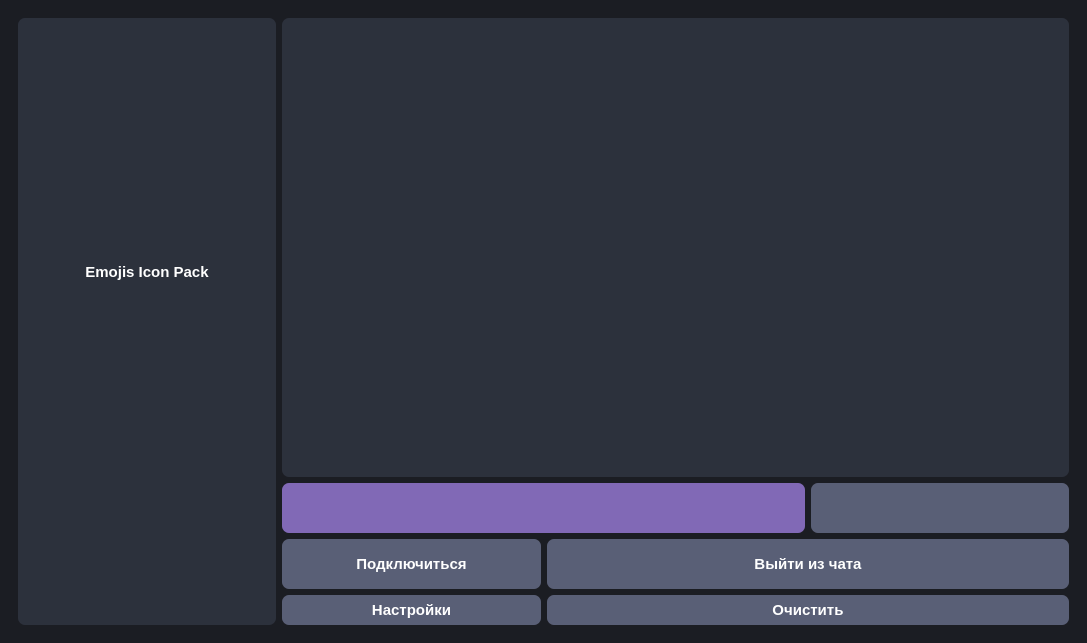
<?xml version="1.0" encoding="UTF-8"?>
<ui version="4.0">
 <class>MainWindow</class>
 <widget class="QMainWindow" name="MainWindow">
  <property name="geometry">
   <rect>
    <x>0</x>
    <y>0</y>
    <width>1087</width>
    <height>643</height>
   </rect>
  </property>
  <property name="windowTitle">
   <string>MainWindow</string>
  </property>
  <property name="styleSheet">
   <string notr="true">background-color: rgb(27, 29, 35);</string>
  </property>
  <widget class="QWidget" name="centralwidget">
   <layout class="QGridLayout" name="gridLayout_3">
    <item row="0" column="0">
     <widget class="QFrame" name="frame">
      <property name="styleSheet">
       <string notr="true">QFrame{
	border-radius: 7px;
	background-color: #1B1D23;
}</string>
      </property>
      <property name="frameShape">
       <enum>QFrame::StyledPanel</enum>
      </property>
      <property name="frameShadow">
       <enum>QFrame::Raised</enum>
      </property>
      <layout class="QGridLayout" name="gridLayout_2">
       <item row="0" column="0" rowspan="4">
        <widget class="QFrame" name="frame_4">
         <property name="styleSheet">
          <string notr="true">QFrame{
	color: white;
	border-radius: 7px;
	background-color: #2C313C;
}</string>
         </property>
         <property name="frameShape">
          <enum>QFrame::StyledPanel</enum>
         </property>
         <property name="frameShadow">
          <enum>QFrame::Raised</enum>
         </property>
         <layout class="QGridLayout" name="gridLayout">
          <item row="0" column="0" colspan="3">
           <widget class="QLabel" name="label">
            <property name="font">
             <font>
              <pointsize>11</pointsize>
              <weight>75</weight>
              <bold>true</bold>
             </font>
            </property>
            <property name="text">
             <string>Emojis Icon Pack</string>
            </property>
            <property name="alignment">
             <set>Qt::AlignCenter</set>
            </property>
           </widget>
          </item>
          <item row="1" column="0">
           <widget class="QPushButton" name="pushButton_10">
            <property name="cursor">
             <cursorShape>PointingHandCursor</cursorShape>
            </property>
            <property name="styleSheet">
             <string notr="true">QPushButton{
	border: none;
	
	background-color: rgb(44, 49, 60);
}
</string>
            </property>
            <property name="text">
             <string/>
            </property>
            <property name="icon">
             <iconset>
              <normaloff>icons/smile1.png</normaloff>icons/smile1.png</iconset>
            </property>
            <property name="iconSize">
             <size>
              <width>64</width>
              <height>64</height>
             </size>
            </property>
           </widget>
          </item>
          <item row="1" column="1">
           <widget class="QPushButton" name="pushButton_11">
            <property name="cursor">
             <cursorShape>PointingHandCursor</cursorShape>
            </property>
            <property name="styleSheet">
             <string notr="true">QPushButton{
	border: none;
	
	background-color: rgb(44, 49, 60);
}
</string>
            </property>
            <property name="text">
             <string/>
            </property>
            <property name="icon">
             <iconset>
              <normaloff>icons/smile2.png</normaloff>icons/smile2.png</iconset>
            </property>
            <property name="iconSize">
             <size>
              <width>64</width>
              <height>64</height>
             </size>
            </property>
           </widget>
          </item>
          <item row="1" column="2">
           <widget class="QPushButton" name="pushButton_12">
            <property name="cursor">
             <cursorShape>PointingHandCursor</cursorShape>
            </property>
            <property name="styleSheet">
             <string notr="true">QPushButton{
	border: none;
	
	background-color: rgb(44, 49, 60);
}
</string>
            </property>
            <property name="text">
             <string/>
            </property>
            <property name="icon">
             <iconset>
              <normaloff>icons/smile3.png</normaloff>icons/smile3.png</iconset>
            </property>
            <property name="iconSize">
             <size>
              <width>64</width>
              <height>64</height>
             </size>
            </property>
           </widget>
          </item>
          <item row="2" column="0">
           <widget class="QPushButton" name="pushButton_6">
            <property name="cursor">
             <cursorShape>PointingHandCursor</cursorShape>
            </property>
            <property name="styleSheet">
             <string notr="true">QPushButton{
	border: none;
	
	background-color: rgb(44, 49, 60);
}
</string>
            </property>
            <property name="text">
             <string/>
            </property>
            <property name="icon">
             <iconset>
              <normaloff>icons/smile4.png</normaloff>icons/smile4.png</iconset>
            </property>
            <property name="iconSize">
             <size>
              <width>64</width>
              <height>64</height>
             </size>
            </property>
           </widget>
          </item>
          <item row="2" column="1">
           <widget class="QPushButton" name="pushButton_8">
            <property name="cursor">
             <cursorShape>PointingHandCursor</cursorShape>
            </property>
            <property name="styleSheet">
             <string notr="true">QPushButton{
	border: none;
	
	background-color: rgb(44, 49, 60);
}
</string>
            </property>
            <property name="text">
             <string/>
            </property>
            <property name="icon">
             <iconset>
              <normaloff>icons/smile5.png</normaloff>icons/smile5.png</iconset>
            </property>
            <property name="iconSize">
             <size>
              <width>64</width>
              <height>64</height>
             </size>
            </property>
           </widget>
          </item>
          <item row="2" column="2">
           <widget class="QPushButton" name="pushButton_9">
            <property name="cursor">
             <cursorShape>PointingHandCursor</cursorShape>
            </property>
            <property name="styleSheet">
             <string notr="true">QPushButton{
	border: none;
	
	background-color: rgb(44, 49, 60);
}
</string>
            </property>
            <property name="text">
             <string/>
            </property>
            <property name="icon">
             <iconset>
              <normaloff>icons/smile6.png</normaloff>icons/smile6.png</iconset>
            </property>
            <property name="iconSize">
             <size>
              <width>64</width>
              <height>64</height>
             </size>
            </property>
           </widget>
          </item>
          <item row="3" column="0">
           <widget class="QPushButton" name="pushButton_13">
            <property name="cursor">
             <cursorShape>PointingHandCursor</cursorShape>
            </property>
            <property name="styleSheet">
             <string notr="true">QPushButton{
	border: none;
	
	background-color: rgb(44, 49, 60);
}
</string>
            </property>
            <property name="text">
             <string/>
            </property>
            <property name="icon">
             <iconset>
              <normaloff>icons/smile7.png</normaloff>icons/smile7.png</iconset>
            </property>
            <property name="iconSize">
             <size>
              <width>64</width>
              <height>64</height>
             </size>
            </property>
           </widget>
          </item>
          <item row="3" column="1">
           <widget class="QPushButton" name="pushButton_17">
            <property name="cursor">
             <cursorShape>PointingHandCursor</cursorShape>
            </property>
            <property name="styleSheet">
             <string notr="true">QPushButton{
	border: none;
	
	background-color: rgb(44, 49, 60);
}
</string>
            </property>
            <property name="text">
             <string/>
            </property>
            <property name="icon">
             <iconset>
              <normaloff>icons/smile8.png</normaloff>icons/smile8.png</iconset>
            </property>
            <property name="iconSize">
             <size>
              <width>64</width>
              <height>64</height>
             </size>
            </property>
           </widget>
          </item>
          <item row="3" column="2">
           <widget class="QPushButton" name="pushButton_16">
            <property name="cursor">
             <cursorShape>PointingHandCursor</cursorShape>
            </property>
            <property name="styleSheet">
             <string notr="true">QPushButton{
	border: none;
	
	background-color: rgb(44, 49, 60);
}
</string>
            </property>
            <property name="text">
             <string/>
            </property>
            <property name="icon">
             <iconset>
              <normaloff>icons/smile9.png</normaloff>icons/smile9.png</iconset>
            </property>
            <property name="iconSize">
             <size>
              <width>64</width>
              <height>64</height>
             </size>
            </property>
           </widget>
          </item>
          <item row="4" column="0">
           <widget class="QPushButton" name="pushButton_14">
            <property name="cursor">
             <cursorShape>PointingHandCursor</cursorShape>
            </property>
            <property name="styleSheet">
             <string notr="true">QPushButton{
	border: none;
	
	background-color: rgb(44, 49, 60);
}
</string>
            </property>
            <property name="text">
             <string/>
            </property>
            <property name="icon">
             <iconset>
              <normaloff>icons/smile10.png</normaloff>icons/smile10.png</iconset>
            </property>
            <property name="iconSize">
             <size>
              <width>64</width>
              <height>64</height>
             </size>
            </property>
           </widget>
          </item>
          <item row="4" column="1">
           <widget class="QPushButton" name="pushButton_15">
            <property name="cursor">
             <cursorShape>PointingHandCursor</cursorShape>
            </property>
            <property name="styleSheet">
             <string notr="true">QPushButton{
	border: none;
	
	background-color: rgb(44, 49, 60);
}
</string>
            </property>
            <property name="text">
             <string/>
            </property>
            <property name="icon">
             <iconset>
              <normaloff>icons/smile11.png</normaloff>icons/smile11.png</iconset>
            </property>
            <property name="iconSize">
             <size>
              <width>64</width>
              <height>64</height>
             </size>
            </property>
           </widget>
          </item>
          <item row="4" column="2">
           <widget class="QPushButton" name="pushButton_18">
            <property name="cursor">
             <cursorShape>PointingHandCursor</cursorShape>
            </property>
            <property name="styleSheet">
             <string notr="true">QPushButton{
	border: none;
	
	background-color: rgb(44, 49, 60);
}
</string>
            </property>
            <property name="text">
             <string/>
            </property>
            <property name="icon">
             <iconset>
              <normaloff>icons/smile12.png</normaloff>icons/smile12.png</iconset>
            </property>
            <property name="iconSize">
             <size>
              <width>64</width>
              <height>64</height>
             </size>
            </property>
           </widget>
          </item>
          <item row="5" column="0">
           <widget class="QPushButton" name="pushButton_21">
            <property name="cursor">
             <cursorShape>PointingHandCursor</cursorShape>
            </property>
            <property name="styleSheet">
             <string notr="true">QPushButton{
	border: none;
	
	background-color: rgb(44, 49, 60);
}
</string>
            </property>
            <property name="text">
             <string/>
            </property>
            <property name="icon">
             <iconset>
              <normaloff>icons/smile13.png</normaloff>icons/smile13.png</iconset>
            </property>
            <property name="iconSize">
             <size>
              <width>64</width>
              <height>64</height>
             </size>
            </property>
           </widget>
          </item>
          <item row="5" column="1">
           <widget class="QPushButton" name="pushButton_22">
            <property name="cursor">
             <cursorShape>PointingHandCursor</cursorShape>
            </property>
            <property name="styleSheet">
             <string notr="true">QPushButton{
	border: none;
	
	background-color: rgb(44, 49, 60);
}
</string>
            </property>
            <property name="text">
             <string/>
            </property>
            <property name="icon">
             <iconset>
              <normaloff>icons/smile14.png</normaloff>icons/smile14.png</iconset>
            </property>
            <property name="iconSize">
             <size>
              <width>64</width>
              <height>64</height>
             </size>
            </property>
           </widget>
          </item>
          <item row="5" column="2">
           <widget class="QPushButton" name="pushButton_24">
            <property name="cursor">
             <cursorShape>PointingHandCursor</cursorShape>
            </property>
            <property name="styleSheet">
             <string notr="true">QPushButton{
	border: none;
	
	background-color: rgb(44, 49, 60);
}
</string>
            </property>
            <property name="text">
             <string/>
            </property>
            <property name="icon">
             <iconset>
              <normaloff>icons/smile15.png</normaloff>icons/smile15.png</iconset>
            </property>
            <property name="iconSize">
             <size>
              <width>64</width>
              <height>64</height>
             </size>
            </property>
           </widget>
          </item>
         </layout>
        </widget>
       </item>
       <item row="0" column="1" colspan="3">
        <widget class="QListWidget" name="listWidget">
         <property name="font">
          <font>
           <pointsize>11</pointsize>
           <weight>75</weight>
           <bold>true</bold>
          </font>
         </property>
         <property name="tabletTracking">
          <bool>false</bool>
         </property>
         <property name="autoFillBackground">
          <bool>false</bool>
         </property>
         <property name="styleSheet">
          <string notr="true">color: white;
border-radius: 7px;
background-color: #2C313C;
</string>
         </property>
         <property name="frameShape">
          <enum>QFrame::StyledPanel</enum>
         </property>
         <property name="frameShadow">
          <enum>QFrame::Sunken</enum>
         </property>
         <property name="lineWidth">
          <number>1</number>
         </property>
         <property name="verticalScrollBarPolicy">
          <enum>Qt::ScrollBarAsNeeded</enum>
         </property>
         <property name="horizontalScrollBarPolicy">
          <enum>Qt::ScrollBarAsNeeded</enum>
         </property>
         <property name="sizeAdjustPolicy">
          <enum>QAbstractScrollArea::AdjustIgnored</enum>
         </property>
         <property name="autoScroll">
          <bool>true</bool>
         </property>
         <property name="tabKeyNavigation">
          <bool>false</bool>
         </property>
         <property name="showDropIndicator" stdset="0">
          <bool>true</bool>
         </property>
         <property name="dragDropOverwriteMode">
          <bool>false</bool>
         </property>
         <property name="alternatingRowColors">
          <bool>false</bool>
         </property>
         <property name="verticalScrollMode">
          <enum>QAbstractItemView::ScrollPerItem</enum>
         </property>
         <property name="horizontalScrollMode">
          <enum>QAbstractItemView::ScrollPerItem</enum>
         </property>
         <property name="movement">
          <enum>QListView::Static</enum>
         </property>
         <property name="flow">
          <enum>QListView::TopToBottom</enum>
         </property>
         <property name="isWrapping" stdset="0">
          <bool>false</bool>
         </property>
         <property name="resizeMode">
          <enum>QListView::Fixed</enum>
         </property>
         <property name="layoutMode">
          <enum>QListView::SinglePass</enum>
         </property>
         <property name="viewMode">
          <enum>QListView::ListMode</enum>
         </property>
         <property name="uniformItemSizes">
          <bool>false</bool>
         </property>
         <property name="wordWrap">
          <bool>false</bool>
         </property>
         <property name="selectionRectVisible">
          <bool>false</bool>
         </property>
         <property name="sortingEnabled">
          <bool>false</bool>
         </property>
        </widget>
       </item>
       <item row="1" column="1" colspan="2">
        <widget class="QLineEdit" name="lineEdit">
         <property name="minimumSize">
          <size>
           <width>0</width>
           <height>50</height>
          </size>
         </property>
         <property name="font">
          <font>
           <pointsize>11</pointsize>
           <weight>75</weight>
           <bold>true</bold>
          </font>
         </property>
         <property name="styleSheet">
          <string notr="true">QLineEdit{
	border-radius: 7px;
	
	background-color: rgb(129, 105, 182);
}</string>
         </property>
         <property name="text">
          <string/>
         </property>
         <property name="alignment">
          <set>Qt::AlignLeading|Qt::AlignLeft|Qt::AlignVCenter</set>
         </property>
         <property name="placeholderText">
          <string/>
         </property>
         <property name="clearButtonEnabled">
          <bool>true</bool>
         </property>
        </widget>
       </item>
       <item row="1" column="3">
        <widget class="QPushButton" name="pushButton">
         <property name="minimumSize">
          <size>
           <width>150</width>
           <height>50</height>
          </size>
         </property>
         <property name="font">
          <font>
           <pointsize>11</pointsize>
           <weight>75</weight>
           <bold>true</bold>
          </font>
         </property>
         <property name="cursor">
          <cursorShape>PointingHandCursor</cursorShape>
         </property>
         <property name="styleSheet">
          <string notr="true">QPushButton{
	color: white;
	border-radius: 7px;
	background-color: #595F76;
}

QPushButton:hover{
	background-color: #50566E;
}

QPushButton:pressed{
	background-color: #434965;
}</string>
         </property>
         <property name="text">
          <string/>
         </property>
         <property name="icon">
          <iconset>
           <normaloff>icons/send.png</normaloff>icons/send.png</iconset>
         </property>
         <property name="iconSize">
          <size>
           <width>32</width>
           <height>32</height>
          </size>
         </property>
        </widget>
       </item>
       <item row="2" column="1">
        <widget class="QPushButton" name="pushButton_2">
         <property name="minimumSize">
          <size>
           <width>0</width>
           <height>50</height>
          </size>
         </property>
         <property name="font">
          <font>
           <pointsize>11</pointsize>
           <weight>75</weight>
           <bold>true</bold>
          </font>
         </property>
         <property name="cursor">
          <cursorShape>PointingHandCursor</cursorShape>
         </property>
         <property name="styleSheet">
          <string notr="true">QPushButton{
	color: white;
	border-radius: 7px;
	background-color: #595F76;
}

QPushButton:hover{
	background-color: #50566E;
}

QPushButton:pressed{
	background-color: #434965;
}</string>
         </property>
         <property name="text">
          <string>Подключиться</string>
         </property>
        </widget>
       </item>
       <item row="2" column="2" colspan="2">
        <widget class="QPushButton" name="pushButton_19">
         <property name="minimumSize">
          <size>
           <width>0</width>
           <height>50</height>
          </size>
         </property>
         <property name="font">
          <font>
           <pointsize>11</pointsize>
           <weight>75</weight>
           <bold>true</bold>
          </font>
         </property>
         <property name="cursor">
          <cursorShape>PointingHandCursor</cursorShape>
         </property>
         <property name="styleSheet">
          <string notr="true">QPushButton{
	color: white;
	border-radius: 7px;
	background-color: #595F76;
}

QPushButton:hover{
	background-color: #50566E;
}

QPushButton:pressed{
	background-color: #434965;
}</string>
         </property>
         <property name="text">
          <string>Выйти из чата</string>
         </property>
        </widget>
       </item>
       <item row="3" column="1">
        <widget class="QPushButton" name="pushButton_7">
         <property name="minimumSize">
          <size>
           <width>0</width>
           <height>30</height>
          </size>
         </property>
         <property name="font">
          <font>
           <pointsize>11</pointsize>
           <weight>75</weight>
           <bold>true</bold>
          </font>
         </property>
         <property name="cursor">
          <cursorShape>PointingHandCursor</cursorShape>
         </property>
         <property name="styleSheet">
          <string notr="true">QPushButton{
	color: white;
	border-radius: 7px;
	background-color: #595F76;
}

QPushButton:hover{
	background-color: #50566E;
}

QPushButton:pressed{
	background-color: #434965;
}</string>
         </property>
         <property name="text">
          <string>Настройки</string>
         </property>
        </widget>
       </item>
       <item row="3" column="2" colspan="2">
        <widget class="QPushButton" name="pushButton_4">
         <property name="minimumSize">
          <size>
           <width>0</width>
           <height>30</height>
          </size>
         </property>
         <property name="font">
          <font>
           <pointsize>11</pointsize>
           <weight>75</weight>
           <bold>true</bold>
          </font>
         </property>
         <property name="cursor">
          <cursorShape>PointingHandCursor</cursorShape>
         </property>
         <property name="styleSheet">
          <string notr="true">QPushButton{
	color: white;
	border-radius: 7px;
	background-color: #595F76;
}

QPushButton:hover{
	background-color: #50566E;
}

QPushButton:pressed{
	background-color: #434965;
}</string>
         </property>
         <property name="text">
          <string>Очистить</string>
         </property>
        </widget>
       </item>
      </layout>
     </widget>
    </item>
   </layout>
  </widget>
 </widget>
 <resources/>
 <connections/>
</ui>
